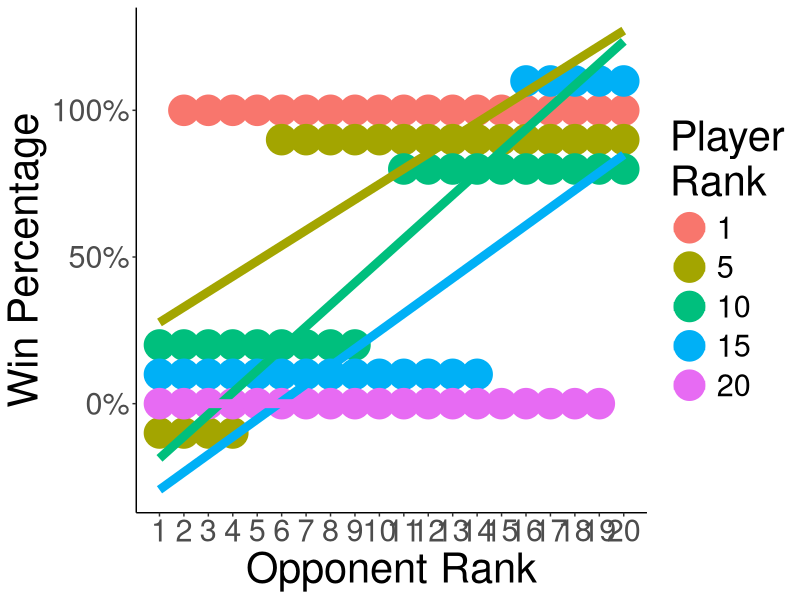

The R source for this figure:

# File:			processingFunctions.R
#	Author:		Brett Amdur
#	Project:	Measuring Ranking System Performance
# Notes:		This functions in this file take core dataframe created by rankings.R 
#						and perform calculations on it, as described in comments to each function.
#						Also includes code for some plots.


library(ggplot2)
library(dplyr)
library(reshape2)
library(scales)

perfectValues <- function(limitno){
# Creates perfect (1 or 0) y values for each head to head matchup.
# Returns a list of vectors, one vector for each ranking up to limitno
	pLineList <- list()
	for(i in 1:limitno){
		pvect <- as.integer(vector())
		for(j in 1:limitno){
			ifelse(i == j, pvect[j] <- NA, 
			       ifelse(i < j, pvect[j] <- 1, 
			              pvect[j] <- 0))
		}
		pLineList[[i]] <- pvect
	}
	return(pLineList)
}

perfectReg <- function(pValues){
# takes a list of perfect value vectors created by perfectValues(), and returns a list
# of regression models, one for each vector
	pRegList <- list()
	for(i in 1:length(pValues)){
		pReg <- NULL 	# each element in pRegList will be a regression model fit (called pReg)
				# to a set of perfect values.
		#perfHold <- cbind(pValues[[i]], 1:length(pValues))
		perfHold <- data.frame(x = 1:length(pValues), y = pValues[[i]])
		fit <- lm(y ~ x, data = perfHold)
		pRegList[[i]] <- fit
	}
	return(pRegList)
}

makePredictions <- function(perfModels, perfActual, plotStartRank, plotStopRank){
# takes in list of perfect models generated by perfectReg, and returns
# four dataframes: 1) y_perfect (the actual value the model 
# predicts), 2) y_hat (the adjusted y value that puts all y values between 0 and 1)
# 3) the actuals (just returning what was sent in, w/out modification), and 4) the residuals.
# Each data frame is of dimension n x n, where n is limitno.  Also returns, in the list,
# 
	
	#### y_perfect ####
	predictGrid <- data.frame()
	newdf <- data.frame(x = c(plotStartRank:plotStopRank)) # the x values to use in prediction model
	for(i in plotStartRank:plotStopRank){
		predictGrid <- rbind(predictGrid, predict(perfModels[[i]], newdf))
	}
	names(predictGrid) <- as.character(c(plotStartRank:plotStopRank))
	predictGrid$rank <- c(plotStartRank:plotStopRank) # add a column for player rank
	predictGrid <- predictGrid[, c(ncol(predictGrid), 1:ncol(predictGrid)-1)] # move the player rank column to beginning

	#### y_hat ####
	y_hatGrid <- predictGrid
	y_hatGrid[y_hatGrid < 0] <- 0
	y_hatGrid[y_hatGrid > 1] <- 1
	y_hatGrid <- y_hatGrid[, -1] # get rid of the rank column, which we just made inaccurate with the 0/1 replacement
	y_hatGrid$rank <- c(1:length(y_hatGrid)) # add a column for player rank
	y_hatGrid <- y_hatGrid[, c(ncol(y_hatGrid), 1:ncol(y_hatGrid)-1)] # move the player rank column to beginning
	
	### residuals ####
	actValues <- perfActual[[1]]
	resids <- apply(actValues, 2, FUN = function(x) as.numeric(x)) - as.matrix(y_hatGrid[, -1]) #it's ugly, but it works
	resids <- as.data.frame(data.matrix(resids)) # convert it to df with numerical columns
	resids$rank <- c(1:length(resids)) # add a column for player rank
	resids <- resids[, c(ncol(resids), 1:ncol(resids)-1)] # move the player rank column to beginning
	
	### MSE ###
	# calculate root mean squared error for the resids
	mse <- resids[, -1] ^ 2 # square the resids
	mse <- apply(mse, 1, function(x) sum(x, na.rm = TRUE)) # sum the rows
	mse <- sum(mse) / ((length(mse) ^ 2) - length(mse)) # sum the row sums and divde by number of points
			   				   # formula accounts for the nas
	rmse <- sqrt(mse)
	
	### MAD ### 
	# calculate mean absolute deviation of the resids
	absResids <- abs(resids[, -1]) # get rid of the rank column
	points <- (nrow(absResids) ^ 2) - nrow(absResids)
	mad <- sum(apply(absResids, 1, function(x) sum(x, na.rm = TRUE))) / points
	
	### actual values ####
	actValuesGrid <- as.data.frame(data.matrix(actValues)) # convert it to df with numerical columns
	actValuesGrid$rank <- c(1:length(actValuesGrid)) # add a column for player rank
	actValuesGrid <- actValuesGrid[, c(ncol(actValuesGrid), 1:ncol(actValuesGrid)-1)] # move the player rank column to beginning
	
	return(list(predictGrid = predictGrid, 
		    y_hatGrid = y_hatGrid, 
		    actValuesGrid = actValuesGrid, 
		    residsGrid = resids, 
		    rmse = rmse,
		    mad = mad))
}

# plot one of the four grids created by makePredictions
plotGrid <- function(grid){
	meltedValuesdf <- melt(grid, id = "rank")	
	cc <- scales::seq_gradient_pal("yellow", "black", "Lab")(seq(0,1,length.out=length(unique(meltedValuesdf$variable))))
	# note that aes call has the x,y, and group as it does to plot the rows of the grid, rather than
	# the columns.
	myPlot <- ggplot(meltedValuesdf, aes(x=variable, y = value, color = as.factor(rank))) + 
			#geom_jitter(size = 10, alpha = .6, width = 0, height = .05) + 
			geom_point(size = 10) +
			geom_line(aes(group = as.factor(rank))) + 
			scale_colour_manual(values = cc, name = 'Player\nRank') +
			# scale_x_discrete() + scale_y_continuous(limits = c(0,1)) +
			theme_classic() +
			xlab("Opponent Rank") +
			ylab("Win Percentage") +
			theme(axis.title = element_text(size = 30),
					axis.text = element_text(size = 22),
					legend.title = element_text(size = 30),
					legend.text = element_text(size = 22)
		)
	return(myPlot)
}

plotWinPct <- function(limitno, plotStartRank, plotStopRank, winsDF, freqDF, minfreq){
# plot the graph of winning percentage by player rank for all matches
	pal <- colorRampPalette(c("yellow", "black"))
	colors <- pal(limitno)
	plot(x = 1:limitno, ylim=c(0,1), type="n", las = 1,
			 xlab="Opponent's Rank", ylab="Win Percentage")
	
	for(i in plotStartRank:plotStopRank){ # each i is a row / winner ranking
		for(j in 1:limitno){ # each j is a value in the row (i.e. a win pct against another ranking)
			
			if(is.na(as.numeric(winsDF[i,j])) == FALSE & freqDF[i,j] > minfreq){
				points(jitter(j, 2), winsDF[i,j], pch=19, col=alpha(colors[i], 0.6), cex=2.8)
			}
		}
		
	}
}


#### PLOT SHOWING STEP FUNCTION CONVERTED TO REGRESSION LINES ####
z <- as.data.frame(do.call(rbind, perfectValues(20))) # pass number of points desired to perfectValues
z <- cbind(z, c(1:20))
names(z) <- c(names(z)[1:20], 'rank')
z <- z[z$rank %in% c(1, 5, 10, 15, 20), ]
names(z)[1:20] <- as.numeric(c(1:20))
zmelt <- melt(z, id = 'rank')
zmelt$rank <- as.factor(zmelt$rank)
zmelt$variable <- as.numeric(zmelt$variable)
names(zmelt) <- c('PlayerRank', 'OpponentRank', 'WinPercentage')
zmeltOrig <- zmelt

# Manually adjust position of win percentages to make plot look better than jittering 
zmelt[zmelt$PlayerRank == 10 & zmelt$WinPercentage == 1 & ! zmelt$OpponentRank == 10, 3] <- 0.8
zmelt[zmelt$PlayerRank == 5 & zmelt$WinPercentage == 1 & ! zmelt$OpponentRank == 5, 3] <- 0.9
zmelt[zmelt$PlayerRank == 15 & zmelt$WinPercentage == 1 & ! zmelt$OpponentRank == 15, 3] <- 1.1
zmelt[zmelt$PlayerRank == 20 & zmelt$WinPercentage == 1 & ! zmelt$OpponentRank == 20, 3] <- 1.2

zmelt[zmelt$PlayerRank == 1 & zmelt$WinPercentage == 0 & ! zmelt$OpponentRank == 1, 3] <- -0.2
zmelt[zmelt$PlayerRank == 5 & zmelt$WinPercentage == 0 & ! zmelt$OpponentRank == 5, 3] <- -0.1
zmelt[zmelt$PlayerRank == 15 & zmelt$WinPercentage == 0 & ! zmelt$OpponentRank == 15, 3] <- 0.1
zmelt[zmelt$PlayerRank == 10 & zmelt$WinPercentage == 0 & ! zmelt$OpponentRank == 10, 3] <- 0.2

g <- ggplot(zmelt, aes(OpponentRank, WinPercentage, color = PlayerRank)) +
			#geom_jitter(size = 10, width = .5, height = .5) +
			geom_point(size = 10) +
			geom_smooth(data = zmeltOrig, method = lm, se=FALSE, size = 3) +
			scale_y_continuous(labels=percent) +
			scale_x_continuous(breaks=seq(0,20,1)) +
			scale_color_discrete(name="Player\nRank") +
			xlab("Opponent Rank") +
			ylab("Win Percentage") +
			theme_classic() +
			theme(axis.title = element_text(size = 30),
						axis.text = element_text(size = 22),
						legend.title = element_text(size = 30),
						legend.text = element_text(size = 22)
						)
g
#########################################################

